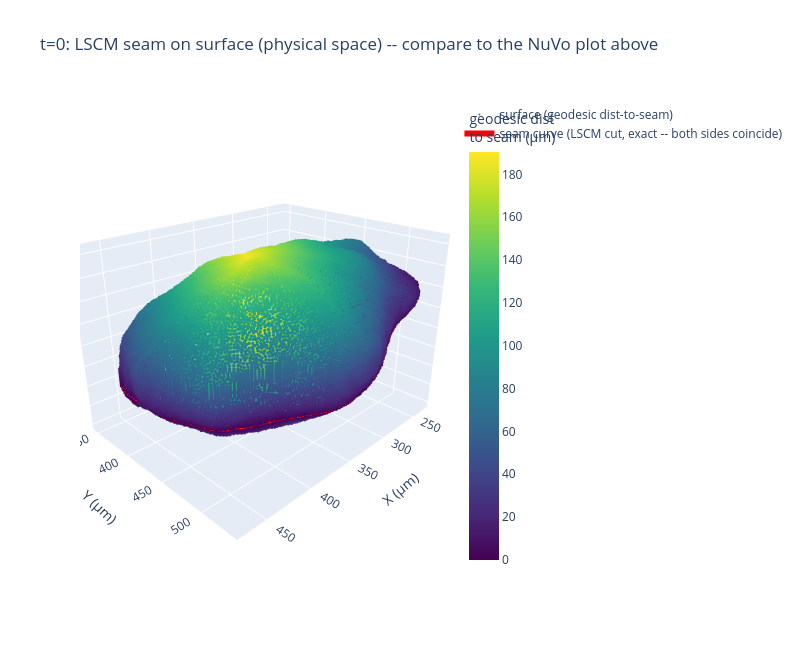
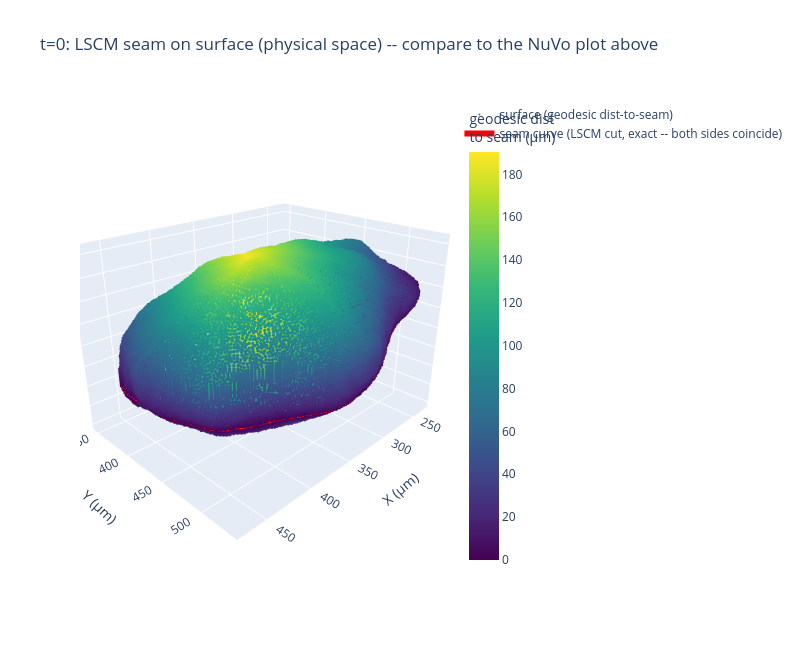

Notebook cell for these charts, in order:
### Code cell
def plot_lscm_seam_3d(V, seam_path, dist_to_seam, title="LSCM seam on surface (physical space)"):
    """Interactive 3D Plotly view of a mesh flattened via LSCM, with the seam curve
    (the mesh cut path) drawn directly from the original mesh coordinates -- both
    sides of the cut share these same coordinates by construction, unlike NuVo's
    independently-learned u=0/u=1 curves.

    Args:
        V: (N, 3) mesh vertex positions, physical units, (Z, Y, X) column order.
        seam_path: (M,) vertex indices into V along the cut path, pole to pole.
        dist_to_seam: (N,) geodesic distance from each vertex to the seam path.
    """
    x, y, z = V[:, 2], V[:, 1], V[:, 0]
    main_trace = go.Scatter3d(
        x=x, y=y, z=z, mode="markers", name="surface (geodesic dist-to-seam)",
        marker=dict(
            size=2, color=dist_to_seam, colorscale="Viridis", showscale=True,
            colorbar=dict(title="geodesic dist<br>to seam (µm)"),
        ),
    )
    seam_xyz = V[seam_path]
    sx, sy, sz = seam_xyz[:, 2], seam_xyz[:, 1], seam_xyz[:, 0]
    seam_trace = go.Scatter3d(
        x=sx, y=sy, z=sz, mode="lines", line=dict(color="red", width=6),
        name="seam curve (LSCM cut, exact -- both sides coincide)",
    )

    fig = go.Figure(data=[main_trace, seam_trace])
    fig.update_layout(
        title=title,
        showlegend=True,
        scene=dict(
            aspectmode="data",
            xaxis_title="X (µm)", yaxis_title="Y (µm)", zaxis_title="Z (µm)",
            camera=dict(eye=dict(x=1.6, y=1.6, z=1.0)),
        ),
        width=800, height=650,
    )
    fig.show()
    return fig


plot_lscm_seam_3d(
    V_lscm, seam_path, dist_to_seam_lscm,
    title="t=0: LSCM seam on surface (physical space) -- compare to the NuVo plot above",
)
